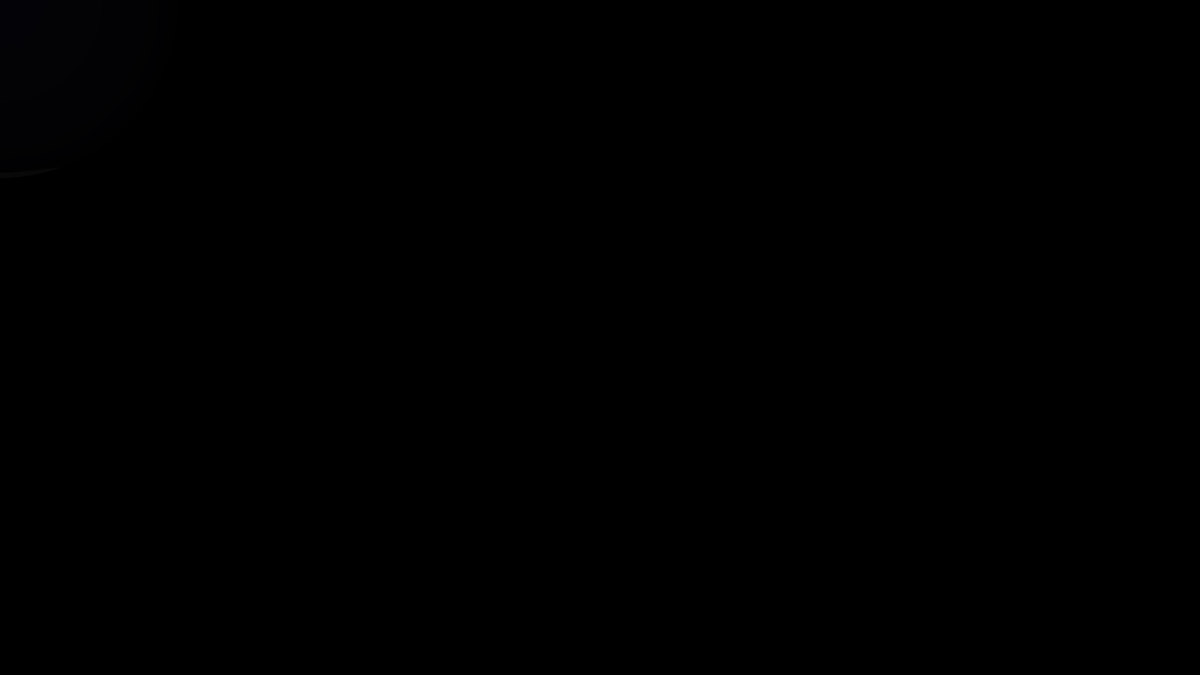
Frame 1 (no input)
Frame 60 (no input): identical to frame 1, image omitted
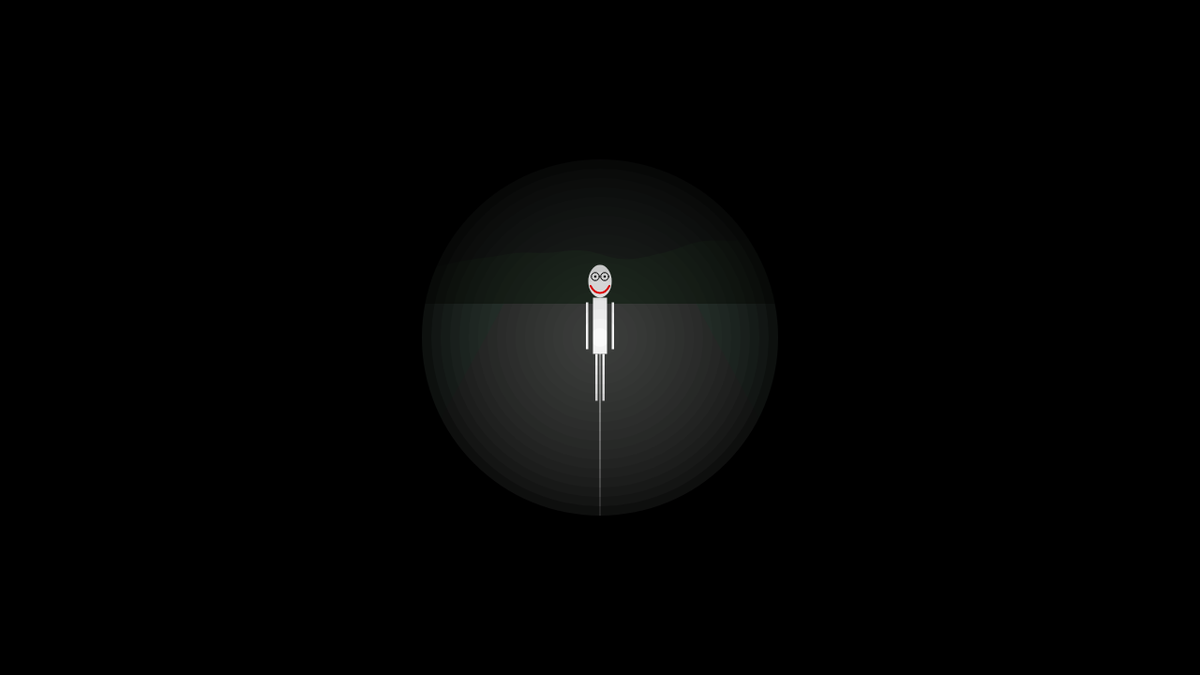
Frame 120 (the mouse pressed at the canvas centre since frame 60)

The p5.js sketch that drew these frames (run headless with seeded random() and noise() and a simulated clock; from frame 60 on, the mouse is pressed at the canvas centre):

// p5.js sketch
// ── sketch.js
let sceneLayer, maskLayer;
let ghost = {
  x: 640,
  y: 300,
  size: 0.5,
  visible: true,
  timer: 0,
  exposure: 0, // accumulated flashlight exposure time
};
let lightRadius = 200;

function setup() {
  createCanvas(1280, 720);
  sceneLayer = createGraphics(width, height);
  maskLayer = createGraphics(width, height);
}

function draw() {
  // === 1. Background ===
  sceneLayer.background(3, 3, 7);
  drawMountain(sceneLayer);
  drawRoad(sceneLayer);

  // === 2. Ghost ===
  updateGhost();
  drawGhost(sceneLayer);

  // === 3. Flashlight ===
  maskLayer.background(0);
  maskLayer.noStroke();
  for (let i = lightRadius; i > 0; i -= 10) {
    let alpha = map(i, 0, lightRadius, 255, 0);
    alpha = pow(alpha / 255, 0.5) * 255;
    maskLayer.fill(alpha);
    maskLayer.ellipse(mouseX, mouseY, i * 2);
  }

  // === 4. Composite layers ===
  image(sceneLayer, 0, 0);
  blendMode(MULTIPLY);
  image(maskLayer, 0, 0);
  blendMode(BLEND);
}

// === Ghost logic ===
function updateGhost() {
  let d = dist(mouseX, mouseY, ghost.x, ghost.y);

  // If touched by flashlight, increase exposure time
  if (d < lightRadius) {
    ghost.exposure++;
  } else {
    ghost.exposure = max(ghost.exposure - 1, 0);
  }

  // Disappear after being exposed for more than 1 second (60 frames)
  if (ghost.exposure > 60 && ghost.visible) {
    ghost.visible = false; // instant disappearance
    ghost.timer = 0;
    ghost.exposure = 0;
  }

  // Reappear after 2 seconds (120 frames) with a larger size
  if (!ghost.visible) {
    ghost.timer++;
    if (ghost.timer > 120) {
      ghost.visible = true;
      ghost.size += 0.15;
      ghost.x = random(width * 0.3, width * 0.7);
      ghost.y = random(height * 0.3, height * 0.6);
    }
  }

  // Reset if the ghost becomes too large
  if (ghost.size > 2.5) {
    ghost.size = 0.5;
    ghost.y = 300;
  }
}

// === Draw ghost ===
function drawGhost(pg) {
  if (!ghost.visible) return;
  pg.push();
  pg.translate(ghost.x, ghost.y);
  pg.scale(ghost.size);

  // Head
  pg.noStroke();
  pg.fill(255);
  pg.ellipse(0, 0, 50, 70);

  // Eyes
  pg.strokeWeight(2);
  pg.stroke(0);
  pg.noFill();
  pg.ellipse(-10, -10, 17, 17);
  pg.ellipse(10, -10, 17, 17);

  pg.noStroke();
  pg.fill(0);
  pg.ellipse(-10, -10, 5, 5);
  pg.ellipse(10, -10, 5, 5);

  // Mouth
  pg.strokeWeight(4);
  pg.stroke(255, 0, 0);
  pg.noFill();
  pg.bezier(-20, 10, -10, 30, 10, 30, 20, 10);

  // Body
  pg.noStroke();
  pg.fill(255);
  pg.rect(-15, 35, 30, 120);

  // Legs
  pg.rect(-10, 155, 5, 100);
  pg.rect(5, 155, 5, 100);

  // Arms
  pg.rect(-30, 45, 5, 100);
  pg.rect(25, 45, 5, 100);

  pg.pop();
}

// === Road ===
function drawRoad(pg) {
  let roadTopY = height * 0.45;
  pg.fill("#36453d");
  pg.rect(0, roadTopY, width, height * 0.55);
  pg.fill("#3e403e");
  pg.quad(width * 0.25, height, width * 0.75, height,
          width * 0.58, height * 0.45, width * 0.42, height * 0.45);
  pg.stroke(200, 180);
  pg.strokeWeight(2);
  pg.line(width / 2, height, width / 2, roadTopY);
}

// === Mountains ===
function drawMountain(pg) {
  pg.noStroke();
  pg.fill("#1d211f");
  pg.beginShape();
  for (let x = 0; x <= width; x += 10) {
    let y = height * 0.2 + noise(x * 0.002) * 60;
    pg.vertex(x, y);
  }
  pg.vertex(width, height * 0.45);
  pg.vertex(0, height * 0.45);
  pg.endShape(CLOSE);
  pg.fill("#202b21");
  pg.beginShape();
  for (let x = 0; x <= width; x += 10) {
    let y = height * 0.3 + noise(1000 + x * 0.003) * 100;
    pg.vertex(x, y);
  }
  pg.vertex(width, height * 0.45);
  pg.vertex(0, height * 0.45);
  pg.endShape(CLOSE);
}

// ── ghost.js
let maxversion = 7; // Total number of ghost versions
let height = 720;
let roadTopY = height * 0.45;

class Ghost{
    constructor(x, y){
        this.x = x;
        this.y = y;
        this.size = 0.5;
        this.exposure = 0;
        this.visible = true;
        this.timer = 0;
        this.version = 0;
    }
    
    update(){
        let d = dist(mouseX, mouseY, this.x, this.y);
        
        // If touched by flashlight, increase exposure time
        if (d < 200) { // lightRadius = 200
            this.exposure++;
        } else {
            this.exposure = max(this.exposure - 1, 0);
        }  

        // Fade out when exposure exceeds threshold
        if (this.exposure > 60 && this.visible) {
            this.visible = false;
            this.timer = 0;
            this.exposure = 0;
        }
        // Reappear after 2 seconds (120 frames) with a larger size
        if (!this.visible) {
            this.timer++;
            if (this.timer > 120) {
                this.visible = true;
                this.x = random(width * 0.3, width * 0.7);
                this.y = random(height * 0.45, height * 0.7);
                this.size = map(this.y, roadTopY, height*0.7, 0.5, 2.5);
                this.version = ((this.version + 1) % maxversion);
            }
        }
        // // Reset if the ghost becomes too large
        // if (this.size > 2.5) {
        //     this.size = 0.5;
        //     this.y = 300;
        // }
    }
    
    ghostdraw(pg){
        if (!this.visible) return;
        pg.push();
        pg.translate(this.x, this.y);
        pg.scale(this.size);
        
        switch(this.version +1){
            case 1:
                this.drawVersion1(pg);
                break;
            case 2:
                this.drawVersion2(pg);
                break;
            case 3:
                this.drawVersion3(pg);
                break;
            case 4:
                this.drawVersion4(pg);
                break;
            case 5:
                this.drawVersion5(pg);
                break;
            case 6:
                this.drawVersion6(pg);
                break;
            case 7:
                this.drawVersion7(pg);
                break;
        }
        pg.pop();
    }

    drawVersion1(pg){
        // Head
        pg.noStroke();
        pg.fill(255);
        pg.ellipse(0, 0, 50, 70);
 
        // Eyes
        pg.strokeWeight(2);
        pg.stroke(0);
        pg.noFill();
        pg.ellipse(-10, -10, 17, 17);
        pg.ellipse(10, -10, 17, 17);
         
        pg.noStroke();
        pg.fill(0);
        pg.ellipse(-10, -10, 5, 5);
        pg.ellipse(10, -10, 5, 5);
         
        // Mouth
        pg.strokeWeight(4);
        pg.stroke(255, 0, 0);
        pg.noFill();
        pg.bezier(-20, 10, -10, 30, 10, 30, 20, 10);
 
        // Body
        pg.noStroke();
        pg.fill(255);
        pg.rect(-15, 35, 30, 120);
         
        // Legs
        pg.rect(-10, 155, 5, 100);
        pg.rect(5, 155, 5, 100);
 
        //Arms
        pg.rect(-30, 45, 5, 100);
        pg.rect(25, 45, 5, 100);
        pg.rect(-30, 45, 20, 5);
        pg.rect(15, 45, 15, 5);
    }

    drawVersion2(pg){
        // Head
        pg.noStroke();
        pg.fill(255);
        pg.ellipse(0, 0, 50, 70);
 
        // Eyes
        pg.strokeWeight(2);
        pg.stroke(0);
        pg.noFill();
        pg.ellipse(-10, -10, 17, 17);
        pg.ellipse(10, -10, 17, 17);
         
        pg.noStroke();
        pg.fill(0);
        pg.ellipse(-10, -10, 5, 5);
        pg.ellipse(10, -10, 5, 5);
         
        // Mouth
        pg.strokeWeight(4);
        pg.stroke(255, 0, 0);
        pg.noFill();
        pg.bezier(-20, 20, -10, 0, 10, 0, 20, 20);
 
        // Body
        pg.noStroke();
        pg.fill(255);
        pg.rect(-15, 35, 30, 120);
         
        // Legs
        pg.rect(-10, 155, 5, 100);
        pg.rect(5, 155, 5, 100);
 
        //Arms
        pg.rect(-30, 45, 5, 100);
        pg.rect(25, 45, 5, 100);
        pg.rect(-30, 45, 20, 5);
        pg.rect(15, 45, 15, 5);
    }

    drawVersion3(pg){
        // Head
        pg.noStroke();
        pg.fill(255);
        pg.ellipse(0, 0, 50, 70);
 
        // Eyes
        pg.strokeWeight(2);
        pg.stroke(0);
        pg.fill(255, 0, 0);
        pg.ellipse(-10, -10, 17, 17);
        pg.ellipse(10, -10, 17, 17);
         
        pg.noStroke();
        pg.fill(0);
        pg.ellipse(-10, -10, 5, 5);
        pg.ellipse(10, -10, 5, 5);
         
        // Mouth
        pg.strokeWeight(4);
        pg.stroke(255, 0, 0);
        pg.noFill();
        pg.bezier(-20, 20, -10, 0, 10, 0, 20, 20);
 
        // Body
        pg.noStroke();
        pg.fill(255);
        pg.rect(-15, 35, 30, 120);
         
        // Legs
        pg.rect(-10, 155, 5, 100);
        pg.rect(5, 155, 5, 100);
 
        //Arms
        pg.rect(-30, 45, 5, 100);
        pg.rect(25, 45, 5, 100);
        pg.rect(-30, 45, 20, 5);
        pg.rect(15, 45, 15, 5);
    }
    
    drawVersion4(pg){
        // Head
        pg.noStroke();
        pg.fill(255);
        pg.ellipse(0, 0, 50, 70);
        
        //Eyebrow
        pg.stroke(0);
        pg.strokeWeight(1);
        pg.bezier(-18, -20, -14, -21, -10, -21, -6, -20);
        pg.bezier(18, -20, 14, -21, 10, -21, 6, -20);

        // Eyes
        pg.strokeWeight(1);
        pg.fill(255, 0, 0);
        pg.stroke(255, 0, 0);
        pg.bezier(-18, -10, -14, -17, -10, -17, -6, -10);
        pg.bezier(-18, -10, -14, -3, -10, -3, -6, -10);
        
        pg.bezier(18, -10, 14, -17, 10, -17, 6, -10);
        pg.bezier(18, -10, 14, -3, 10, -3, 6, -10);
        
        
        // Nose
        pg.noStroke();
        pg.ellipse(0, 3, 12, 12);
        
        // Mouth
        pg.stroke(255, 0, 0);
        pg.strokeWeight(4);
        pg.fill(255);
        pg.bezier(-20, 10, -10, 30, 10, 30, 20, 10);
        
        //Balloon
        pg.fill(255, 0, 0);
        pg.strokeWeight(1);
        pg.stroke(255);
        pg.rect(-55, -30, 1, 150);
        
        pg.noStroke();
        pg.ellipse(-55, -60, 50, 60);
        
        //Arms
        pg.noStroke();
        pg.fill(255);
        pg.quad(-15, 40, -40, 120, -50, 115, -25, 40);
        pg.ellipse(-50, 120, 20, 20);
        pg.quad(15, 40, 40, 120, 50, 115, 25, 40);
        pg.ellipse(50, 120, 20, 20);

        // Body + Clothes
        pg.noStroke();
        pg.fill("#7A0000");
        pg.quad(-15, 35, -40, 155, 40, 155, 15, 35);
        pg.fill("#E60026");
        pg.ellipse(-15, 40, 20, 20);
        pg.ellipse(0, 40, 20, 20);
        pg.ellipse(15, 40, 20, 20);
        
        pg.ellipse(-40, 155, 30, 30);
        pg.ellipse(-20, 155, 30, 30);
        pg.ellipse(0, 155, 30, 30);
        pg.ellipse(20, 155, 30, 30);
        pg.ellipse(40, 155, 30, 30);
        
        // Legs
        pg.ellipse(-15, 205, 30, 100);
        pg.ellipse(15, 205, 30, 100);
        pg.ellipse(-30, 250, 40, 20);
        pg.ellipse(30, 250, 40, 20);
    }

    drawVersion5(pg){
        // Head
        pg.noStroke();
        pg.fill(255);
        pg.ellipse(0, 0, 50, 70);
        
        //Eyebrow
        pg.stroke(0);
        pg.strokeWeight(1);
        pg.bezier(-18, -20, -14, -21, -10, -21, -6, -20);
        pg.bezier(18, -20, 14, -21, 10, -21, 6, -20);

        // Eyes
        pg.strokeWeight(1);
        pg.fill(255, 0, 0);
        pg.stroke(255, 0, 0);
        pg.bezier(-18, -10, -14, -17, -10, -17, -6, -10);
        pg.bezier(-18, -10, -14, -3, -10, -3, -6, -10);
        
        pg.bezier(18, -10, 14, -17, 10, -17, 6, -10);
        pg.bezier(18, -10, 14, -3, 10, -3, 6, -10);
        
        // Nose
        pg.noStroke();
        pg.ellipse(0, 3, 12, 12);
        
        // Mouth
        pg.stroke(255, 0, 0);
        pg.strokeWeight(4);
        pg.fill(255);
        pg.bezier(-20, 10, -10, 30, 10, 30, 20, 10);
        
        //Tear
        pg.fill("#880808");
        pg.rect(-14, -3, 1, 1);
        pg.rect(13, -3, 1, 1);
        
        //Balloon
        pg.fill(255, 0, 0);
        pg.strokeWeight(1);
        pg.stroke(255);
        pg.rect(-55, -30, 1, 150);
        
        pg.noStroke();
        pg.ellipse(-55, -60, 50, 60);
        
        //Arms
        pg.noStroke();
        pg.fill(255);
        pg.quad(-15, 40, -40, 120, -50, 115, -25, 40);
        pg.ellipse(-50, 120, 20, 20);
        pg.quad(15, 40, 40, 120, 50, 115, 25, 40);
        pg.ellipse(50, 120, 20, 20);

        // Body + Clothes
        pg.noStroke();
        pg.fill("#7A0000");
        pg.quad(-15, 35, -40, 155, 40, 155, 15, 35);
        pg.fill("#E60026");
        pg.ellipse(-15, 40, 20, 20);
        pg.ellipse(0, 40, 20, 20);
        pg.ellipse(15, 40, 20, 20);
        
        pg.ellipse(-40, 155, 30, 30);
        pg.ellipse(-20, 155, 30, 30);
        pg.ellipse(0, 155, 30, 30);
        pg.ellipse(20, 155, 30, 30);
        pg.ellipse(40, 155, 30, 30);
        
        // Legs
        pg.ellipse(-15, 205, 30, 100);
        pg.ellipse(15, 205, 30, 100);
        pg.ellipse(-30, 250, 40, 20);
        pg.ellipse(30, 250, 40, 20);
    }

    drawVersion6(pg){
        // Head
        pg.noStroke();
        pg.fill(255);
        pg.ellipse(0, 0, 50, 70);
        
        //Eyebrow
        pg.stroke(0);
        pg.strokeWeight(1);
        pg.bezier(-18, -20, -14, -21, -10, -21, -6, -20);
        pg.bezier(18, -20, 14, -21, 10, -21, 6, -20);

        // Eyes
        pg.strokeWeight(1);
        pg.fill(255, 0, 0);
        pg.stroke(255, 0, 0);
        pg.bezier(-18, -10, -14, -17, -10, -17, -6, -10);
        pg.bezier(-18, -10, -14, -3, -10, -3, -6, -10);
        
        pg.bezier(18, -10, 14, -17, 10, -17, 6, -10);
        pg.bezier(18, -10, 14, -3, 10, -3, 6, -10);
        
        // Nose
        pg.noStroke();
        pg.ellipse(0, 3, 12, 12);
        
        // Mouth
        pg.stroke(255, 0, 0);
        pg.strokeWeight(4);
        pg.fill(255);
        pg.bezier(-20, 10, -10, 30, 10, 30, 20, 10);
        
        //Tear
        pg.fill("#880808");
        pg.rect(-14, -3, 1, 10);
        pg.rect(13, -3, 1, 10);
        
        //Balloon
        pg.fill(255, 0, 0);
        pg.strokeWeight(1);
        pg.stroke(255);
        pg.rect(-55, -30, 1, 150);
        
        pg.noStroke();
        pg.ellipse(-55, -60, 50, 60);
        
        //Arms
        pg.noStroke();
        pg.fill(255);
        pg.quad(-15, 40, -40, 120, -50, 115, -25, 40);
        pg.ellipse(-50, 120, 20, 20);
        pg.quad(15, 40, 40, 120, 50, 115, 25, 40);
        pg.ellipse(50, 120, 20, 20);

        // Body + Clothes
        pg.noStroke();
        pg.fill("#7A0000");
        pg.quad(-15, 35, -40, 155, 40, 155, 15, 35);
        pg.fill("#E60026");
        pg.ellipse(-15, 40, 20, 20);
        pg.ellipse(0, 40, 20, 20);
        pg.ellipse(15, 40, 20, 20);
        
        pg.ellipse(-40, 155, 30, 30);
        pg.ellipse(-20, 155, 30, 30);
        pg.ellipse(0, 155, 30, 30);
        pg.ellipse(20, 155, 30, 30);
        pg.ellipse(40, 155, 30, 30);
        
        // Legs
        pg.ellipse(-15, 205, 30, 100);
        pg.ellipse(15, 205, 30, 100);
        pg.ellipse(-30, 250, 40, 20);
        pg.ellipse(30, 250, 40, 20);
    }

    drawVersion7(pg){
        // Head
        pg.noStroke();
        pg.fill(255);
        pg.ellipse(0, 0, 50, 70);
        
        //Eyebrow
        pg.stroke(0);
        pg.strokeWeight(1);
        pg.bezier(-18, -20, -14, -21, -10, -21, -6, -20);
        pg.bezier(18, -20, 14, -21, 10, -21, 6, -20);

        // Eyes
        pg.strokeWeight(1);
        pg.fill(255, 0, 0);
        pg.stroke(255, 0, 0);
        pg.bezier(-18, -10, -14, -17, -10, -17, -6, -10);
        pg.bezier(-18, -10, -14, -3, -10, -3, -6, -10);
        
        pg.bezier(18, -10, 14, -17, 10, -17, 6, -10);
        pg.bezier(18, -10, 14, -3, 10, -3, 6, -10);
        
        // Nose
        pg.noStroke();
        pg.ellipse(0, 3, 12, 12);
        
        // Mouth
        pg.stroke(255, 0, 0);
        pg.strokeWeight(4);
        pg.fill(255);
        pg.bezier(-20, 10, -10, 30, 10, 30, 20, 10);
        
        //Tear
        pg.fill("#880808");
        pg.rect(-14, -3, 1, 15);
        pg.rect(13, -3, 1, 15);
        
        //Balloon
        pg.fill(255, 0, 0);
        pg.strokeWeight(1);
        pg.stroke(255);
        pg.rect(-55, -30, 1, 150);
        
        pg.noStroke();
        pg.ellipse(-55, -60, 50, 60);
        
        //Arms
        pg.noStroke();
        pg.fill(255);
        pg.quad(-15, 40, -40, 120, -50, 115, -25, 40);
        pg.ellipse(-50, 120, 20, 20);
        pg.quad(15, 40, 40, 120, 50, 115, 25, 40);
        pg.ellipse(50, 120, 20, 20);

        // Body + Clothes
        pg.noStroke();
        pg.fill("#7A0000");
        pg.quad(-15, 35, -40, 155, 40, 155, 15, 35);
        pg.fill("#E60026");
        pg.ellipse(-15, 40, 20, 20);
        pg.ellipse(0, 40, 20, 20);
        pg.ellipse(15, 40, 20, 20);
        
        pg.ellipse(-40, 155, 30, 30);
        pg.ellipse(-20, 155, 30, 30);
        pg.ellipse(0, 155, 30, 30);
        pg.ellipse(20, 155, 30, 30);
        pg.ellipse(40, 155, 30, 30);
        
        // Legs
        pg.ellipse(-15, 205, 30, 100);
        pg.ellipse(15, 205, 30, 100);
        pg.ellipse(-30, 250, 40, 20);
        pg.ellipse(30, 250, 40, 20);
    }
}
